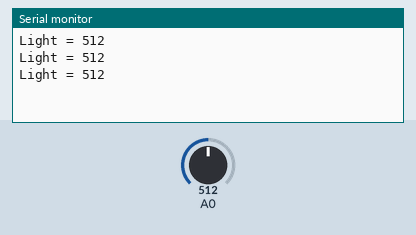
The sketch below on a simulated Arduino Uno, built with avr-gcc and run on an emulated ATmega328P. On the bench: the last lines printed to the serial monitor. The inputs (shaded band) are chosen by the test bench; at power-on: A0 = 512.

Above: at 1.3 s.
1.4 s: A0 set to 716
At 1.9 s:
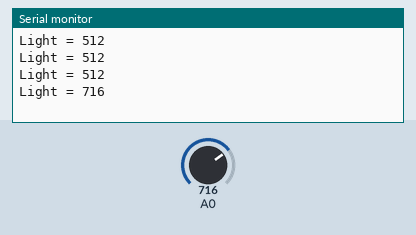
2.9 s: A0 set to 900
At 3.4 s:
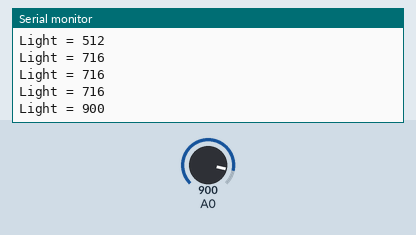
Timing chart, 0 to 5.9 s (numbered marks = the images above; inputs shaded):
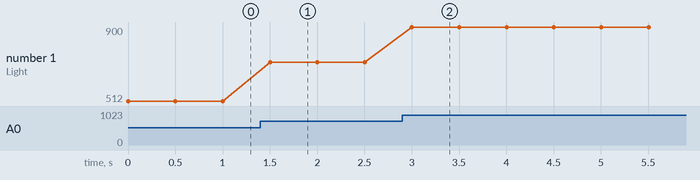

The sketch:

Light.ino
```cpp
int light;

void setup()
{
Serial.begin(9600);
pinMode(A0,INPUT);
}

void loop()
{
light=analogRead(A0);
Serial.println("Light = " + String(light));
delay(500);
}
```

Measured:
- after the input at 1.4 s, the serial monitor: prints a new line after 0.10 s (image 1)
- after the input at 2.9 s, the serial monitor: prints a new line after 0.10 s (image 2)
- plotted number 1: 512 → 716 after the input at 1.4 s, 716 → 900 after the input at 2.9 s
